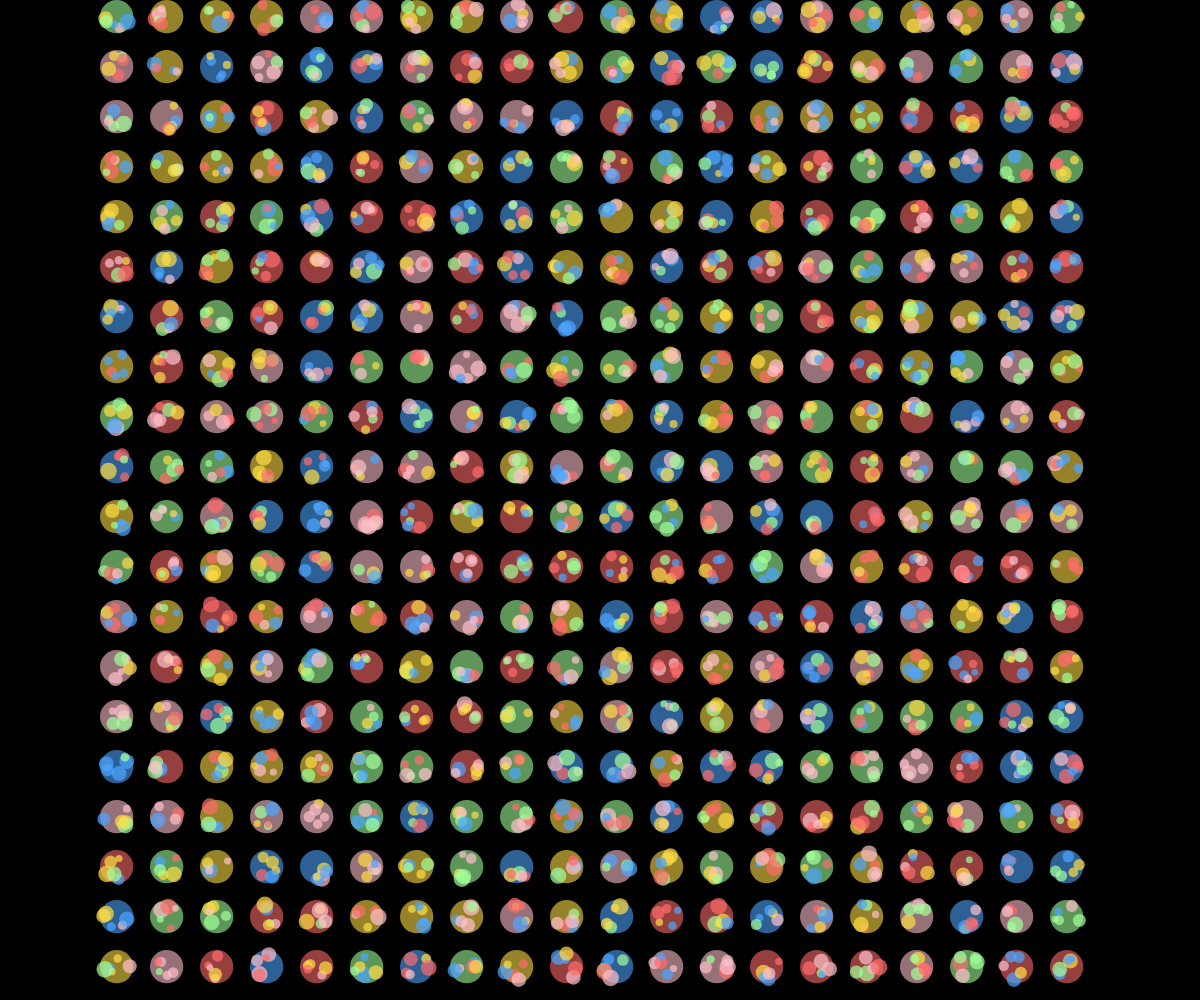
Frame 1 (no input)
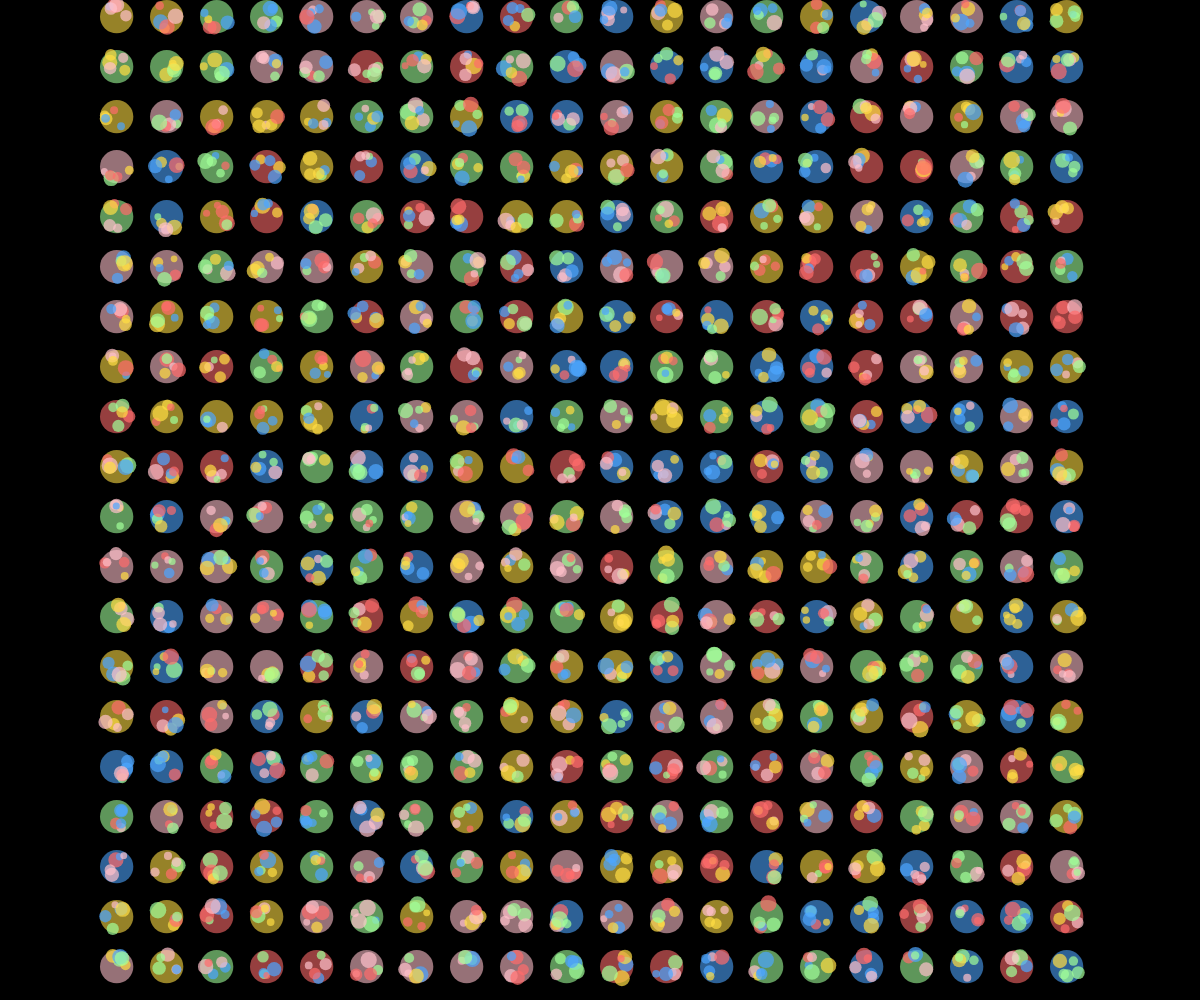
Frame 2 (the mouse pressed at the canvas centre, redrawn once)

The p5.js sketch that drew these frames (run headless with seeded random() and noise() and a simulated clock; the mouse was pressed at the canvas centre and the sketch redrawn once):

// p5.js sketch
// ── sketch.js
let rows = 20; // numero  righe 
let cols = 20; // numero colonne 
function setup() {
  createCanvas(windowWidth, windowHeight);
  noLoop();
}

function draw() {
  background(0);
  
  let glyphSize = min(width / (cols * 1.5), height / (rows * 1.5)); // dimensione cerchio contenitore glifo
  let marginX = (width - (cols * glyphSize * 1.5)) / 2; // centra i glifi orizzontale
  let marginY = (height - (rows * glyphSize * 1.5)) / 2; // centra i glifi verticale
  
  for (let i = 0; i < rows; i++) {
    for (let j = 0; j < cols; j++) {
      let x = marginX + j * glyphSize * 1.5 + glyphSize / 2;
      let y = marginY + i * glyphSize * 1.5 + glyphSize / 2;
      drawGlyph(x, y, glyphSize);
    }
  }
}

function drawGlyph(x, y, size) {
  let numCircles = 5; // Numero fisso di cerchi interni
  let colors = ['#FFDD44', '#4DA6FF', '#FF6B6B', '#A1FF99', '#FFC0CB'];
  
  push();
  translate(x, y);
  
  // seleziona casualmente colore x sfondo x cerchio contenitore
  let backgroundColor = color(colors[floor(random(colors.length))]);
  backgroundColor.setAlpha(150); //  trasparenza
  
  // cerchio di contenimento del glifo con il colore di sfondo
  fill(backgroundColor);
  noStroke();
  ellipse(0, 0, size, size);
  
  // Disegna esattamente 5 cerchi interni posizionati casualmente ma sempre entro il perimetro
  for (let i = 0; i < numCircles; i++) {
    let angle = random(TWO_PI); // Angolo casuale per posizione interna
    let distance = random(size * 0.2, (size / 2) - (size * 0.1)); // distanza variabile dal centro per tenere i cerchi interni
    
    let offsetX = cos(angle) * distance;
    let offsetY = sin(angle) * distance;
    
    let radius = random(size * 0.1, size * 0.25); // dimensioni variabili x i cerchi interni
    let colorIndex = floor(random(colors.length));
    let col = color(colors[colorIndex]);
    col.setAlpha(180);
    
    fill(col);
    noStroke();
    ellipse(offsetX, offsetY, radius * 2, radius * 2); // Assicurati che siano cerchi
  }
  
  pop();
}

function windowResized() {
  resizeCanvas(windowWidth, windowHeight);
  redraw();
}
